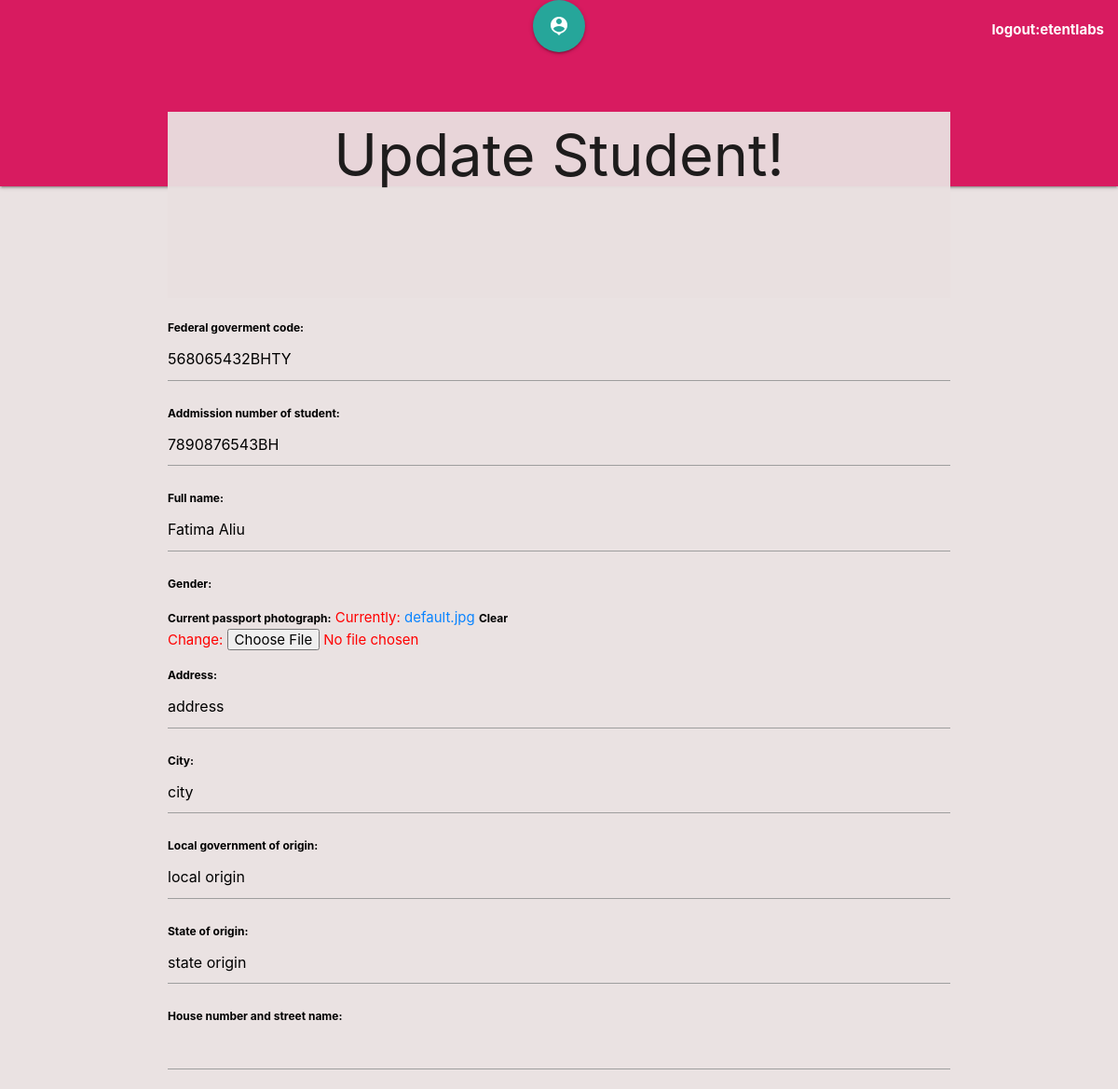
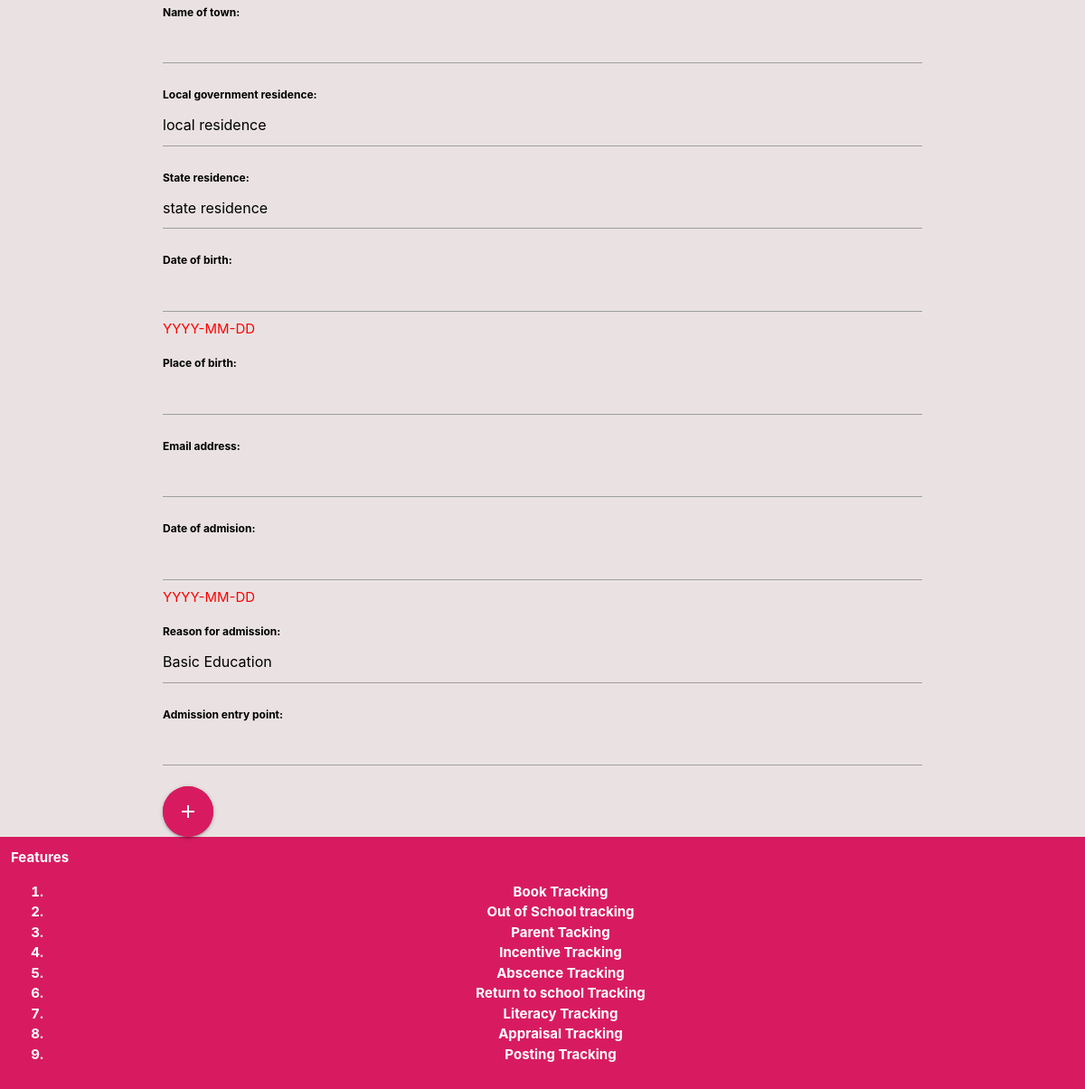
Screenshot of /update/4/fatima-aliu (signed in) with the database file from the repository (2 pictures, top to bottom).
### app/models.py (models this page shows, shortened)
class Student(models.Model):
    GENDER = (
        ('M', 'Male'),
        ('F', 'Female'),
    )
    created_by = models.ForeignKey(User, on_delete=models.CASCADE)
    federal_goverment_code = models.CharField(max_length=300, blank=True, null=True)
    addmission_number_of_student = models.CharField(max_length=300, blank=True, null=True)
    full_name = models.CharField(max_length=300)
    slug = models.SlugField(max_length=300, verbose_name = "slug")
    gender = models.CharField(max_length=1, choices=GENDER, blank=True, null=True)
    current_passport_photograph = models.ImageField(default='default.jpg',
                         blank=True, null=True)
    address = models.CharField(max_length=200, default='address',
                         blank=True, null=True)
    city = models.CharField(max_length=100, default='city',
                         blank=True, null=True)
    local_government_of_origin = models.CharField(max_length=20,
                         null=True, blank=True, default='local origin')
    state_of_origin = models.CharField(max_length=20, null=True, blank=True,
                        default='state origin')
    house_number_and_street_name = models.CharField(max_length=300,
                            blank=True, null=True)
    name_of_town = models.CharField(max_length=300, blank=True, null=True)
    local_government_residence = models.CharField(max_length=20,
                        default='local residence', blank=True, null=True)
    state_residence = models.CharField(max_length=20, null=True,
                        default='state residence', blank=True)
    date_of_birth = models.DateField( blank=True, null=True, help_text="YYYY-MM-DD")
    place_of_birth = models.CharField(max_length=300, blank=True, null=True)
    email_address = models.CharField(max_length=300, blank=True, null=True)
    date_of_admision = models.DateField(max_length=300, blank=True, null=True, help_text="YYYY-MM-DD")
    reason_for_admission = models.CharField(max_length=300, blank=True, null=True)
    admission_entry_point = models.CharField(max_length=300, blank=True, null=True)

### app/views.py (the view)
# urls.py: path('update/<int:pk>/<slug:slug>', UpdateStudentFormView.as_view(),
class UpdateStudentFormView(LoginRequiredMixin, UpdateView):
        model = Student # The model is required alongside the "form_class"
        pk_url_kwarg = 'pk'
        slug_url_kwarg = 'slug'
        query_pk_and_slug = True
        template_name = 'student/update.html'
        form_class = StudentForm
        success_url = 'student:home'
        login_url = 'login'
        permission_denied_message = 'you must be logged in to update user'

### app/forms.py
class StudentForm(ModelForm):
    class Meta:
        model = Student
        exclude = ['created_by', 'slug']

### app/templates/student/update.html (shortened to what this page needs)
{% extends "base.html" %}
  {% block heading %}
    <div class="container">
      <h1>Update  Student!</h1>
    </div>
  {% endblock heading %}
  {% block content %}
    <div class="container">
         <form action="" method="post">
            {{ form.as_p }}
            <button class="btn-floating btn-large pulse pink darken-1"> <i class="material-icons">add</i></a></button>
        </form>
    </div>
  {% endblock content %}

### app/templates/base.html (shortened to what this page needs)
<!doctype html>
<html lang="en">
  <head>
    <link rel="stylesheet" href="https://cdnjs.cloudflare.com/ajax/libs/materialize/1.0.0/css/materialize.min.css">
    <link rel="stylesheet" href="https://cdnjs.cloudflare.com/ajax/libs/jqueryui/1.12.1/jquery-ui.css">
  {% load  static %}
  <link rel="stylesheet" href="{% static 'css/style.css' %}">
  </head>
  <body>
  <nav class="nav-background-image">
    <div class="nav-wrapper pink darken-1 ">
      <a href="{% url 'student:home' %}" class="brand-logo btn-floating btn-large center pink-darken-1"><i class="material-icons">person_pin</i></a>
      <ul id="nav-mobile" class="right hide-on-med-and-down">
      {% if user.is_authenticated %}
      <li><a href="{% url 'logout' %}">logout:{{request.user.username}}</a></li>
      {% else %}
        <li><a href="{% url 'login' %}">login</a></li>
        <li><a href="{% url 'student:signup' %}">Signup</a></li>
      {% endif %}
      </ul>
    </div>
  </nav>
  {% block heading %}{% endblock heading %}
  {% block content %}{% endblock content %}
{% block footer %}
  <footer >
  <div class="nav-wrapper pink darken-1">
    Features
    <ol class="center" >
    <li>Book Tracking</li>
    <li>Out of School tracking</li>
    <li>Parent Tacking</li>
    <li>Incentive Tracking</li>
    <li>Abscence Tracking</li>
    <li>Return to school Tracking</li>
    <li>Literacy Tracking</li>
    <li>Appraisal Tracking</li>
    <li>Posting Tracking</li>
    </ol>
    </div>
  </footer>
{% endblock footer %}
  </body>
</html>

### app/static/css/style.css (style rules this page uses)
html { box-sizing: border-box; }
*, *::before, *::after { box-sizing: inherit; }
body { background-color: rgba(233, 225, 225, 0.945); font-family: -apple-system, BlinkMacSystemFont, "segoe ui", "helvetica neue", helvetica, ubuntu, roboto, noto, arial, sans-serif; margin: 0; }
a { color: #0a84ff; text-decoration: none; }
nav { height: 200px; }
span { display: block; color: red; }
p { display: block; color: red; }
nav ul li a { font-weight: bold; }
div h1 { text-align: center; margin: -80px 0px 20px 0px; font-weight: normal; position: relative; background-color:rgba(233, 225, 225, 0.945); height: 200px; padding: 12px; }
div form label { color: black; font-weight: bold; }
footer { width: 100%; height: 100%; }
footer div { font-size: normal; padding: 12px; font-weight: bold; color: white; text-justify: newspaper; }

### rows the page displays
Student: federal_goverment_code "568065432BHTY", addmission_number_of_student "7890876543BH", full_name "Fatima Aliu", address "address", city "city", local_government_of_origin "local origin", state_of_origin "state origin", local_government_residence "local residence", state_residence "state residence", reason_for_admission "Basic Education"

### other values shown
{{ request.user.username }} "etentlabs"
